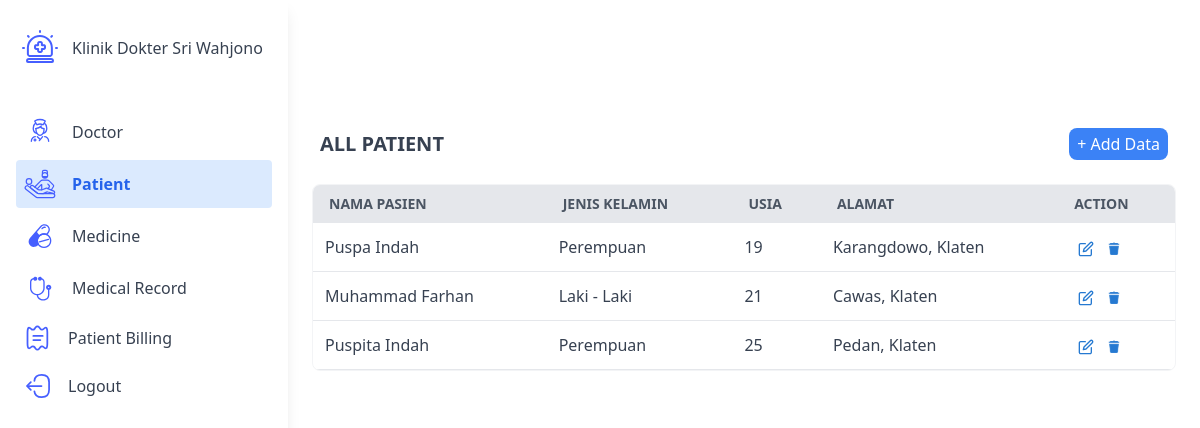
Page /pasien/view.php (signed in) on the committed database.
### tables this page shows
CREATE TABLE `pasien` (
  `id_pasien` int NOT NULL,
  `nama_pasien` varchar(25) NOT NULL,
  `jenis_kelamin` varchar(25) NOT NULL,
  `usia` int NOT NULL,
  `alamat` varchar(50) NOT NULL
);

### pasien/view.php (the view, shortened to what this page needs)
<main class="flex min-h-screen">
    <div class="w-72 bg-gray-800 text-white">
        <?php include '../components/sidebar.php'; ?>
    </div>
    <div class="flex-1 p-6">
        <section class="">
            <div class="flex justify-between items-center p-2">
                <p class="text-xl text-gray-700 font-bold mt-24">ALL PATIENT</p>
                <a href="add.php" class="bg-blue-500 text-white font-medium py-1 px-2 rounded-lg hover:bg-blue-700 transition mt-24">
                    + Add Data
                </a>
            </div>
            <div class="overflow-x-auto mt-4">
                    <table class="min-w-full bg-white border border-gray-100 rounded-lg overflow-hidden border-separate" style="border-spacing: 0">
                        <thead>
                            <tr class="bg-gray-200 text-gray-600 uppercase text-sm leading-normal border-b border-gray-200 text-left">
                                <th class="py-2 px-4 border-b">Nama Pasien</th>
                                <th class="py-2 px-4 border-b">Jenis Kelamin</th>
                                <th class="py-2 px-4 border-b">Usia</th>
                                <th class="py-2 px-4 border-b">Alamat</th>
                                <th class="py-2 px-4 border-b">Action</th>
                            </tr>
                        </thead>
                        <tbody class="text-gray-700 text-base font-normal">
                        <?php
                        include '../connect.php';
                        $query = "SELECT * FROM pasien";
                        $query_run = mysqli_query($conn, $query);
                        if(mysqli_num_rows($query_run) > 0) {
                            foreach($query_run as $data) {
                        ?>
                            <tr>
                                <td class="p-3 border-b"><?= $data['nama_pasien']; ?></td>
                                <td class="p-3 border-b"><?= $data['jenis_kelamin']; ?></td>
                                <td class="p-3 border-b"><?= $data['usia']; ?></td>
                                <td class="p-3 border-b"><?= $data['alamat']; ?></td>
                                <td class="p-3 border-b">
                                <a href="form-update.php?id_pasien=<?= $data['id_pasien']; ?>" class="text-blue-500 hover:text-blue-700 mx-2">
                                    <img src="../assets/images/edit.svg" class="w-4 h-4 inline">
                                </a>
                                <a href="delete.php?id_pasien=<?= $data['id_pasien']; ?>" class="text-red-500 hover:text-red-700">
                                    <img src="../assets/images/Delete.svg" class="w-4 h-4 inline">
                                </a>
                                </td>
                            </tr>
                        <?php
                            }
                        } else {
                            echo "<tr><td colspan='5' class='text-center'>No Record Found</td></tr>";
                        }
                        ?>
                        </tbody>
                    </table>
                </div>
        </section>
    </div>
</main>
</body>
</html>

### rows in the picture
pasien: nama_pasien "Puspa Indah", jenis_kelamin "Perempuan", usia "19", alamat "Karangdowo, Klaten"
pasien: nama_pasien "Muhammad Farhan", jenis_kelamin "Laki - Laki", usia "21", alamat "Cawas, Klaten"
pasien: nama_pasien "Puspita Indah", jenis_kelamin "Perempuan", usia "25", alamat "Pedan, Klaten"
